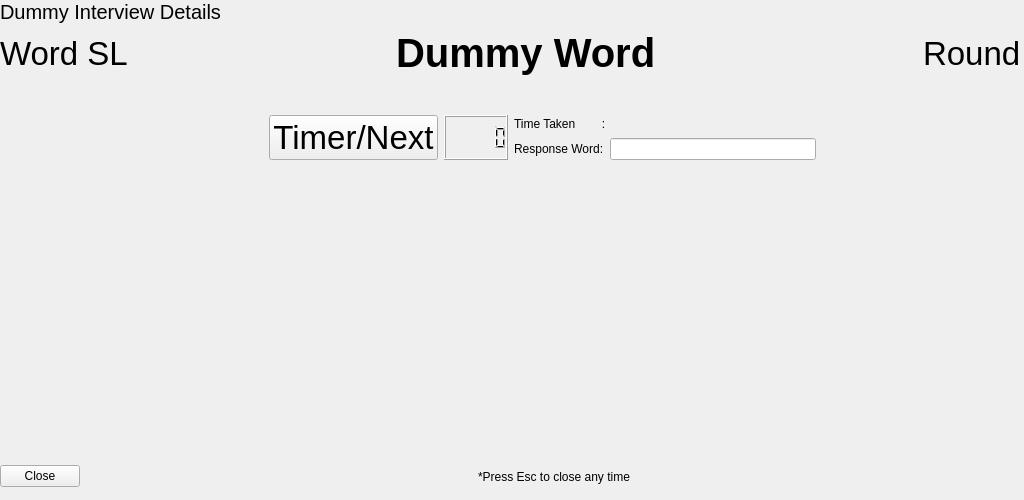
<?xml version="1.0" encoding="UTF-8"?>
<ui version="4.0">
 <class>Form</class>
 <widget class="QWidget" name="Form">
  <property name="geometry">
   <rect>
    <x>0</x>
    <y>0</y>
    <width>1024</width>
    <height>500</height>
   </rect>
  </property>
  <property name="sizePolicy">
   <sizepolicy hsizetype="Fixed" vsizetype="Fixed">
    <horstretch>0</horstretch>
    <verstretch>0</verstretch>
   </sizepolicy>
  </property>
  <property name="windowTitle">
   <string>Interview</string>
  </property>
  <widget class="QWidget" name="complexIndicatorsSelection" native="true">
   <property name="geometry">
    <rect>
     <x>0</x>
     <y>164</y>
     <width>1024</width>
     <height>271</height>
    </rect>
   </property>
  </widget>
  <widget class="QWidget" name="layoutWidget">
   <property name="geometry">
    <rect>
     <x>0</x>
     <y>0</y>
     <width>1021</width>
     <height>160</height>
    </rect>
   </property>
   <layout class="QVBoxLayout" name="verticalLayout_2">
    <item>
     <widget class="QLabel" name="interviewDetailsLabel">
      <property name="font">
       <font>
        <pointsize>15</pointsize>
       </font>
      </property>
      <property name="text">
       <string>Dummy Interview Details</string>
      </property>
     </widget>
    </item>
    <item>
     <layout class="QHBoxLayout" name="horizontalLayout_3">
      <item>
       <widget class="QLabel" name="wordSerialNumberLabel">
        <property name="font">
         <font>
          <pointsize>25</pointsize>
         </font>
        </property>
        <property name="text">
         <string>Word SL</string>
        </property>
       </widget>
      </item>
      <item>
       <spacer name="horizontalSpacer_2">
        <property name="orientation">
         <enum>Qt::Horizontal</enum>
        </property>
        <property name="sizeHint" stdset="0">
         <size>
          <width>40</width>
          <height>20</height>
         </size>
        </property>
       </spacer>
      </item>
      <item>
       <widget class="QLabel" name="testWordLabel">
        <property name="font">
         <font>
          <pointsize>30</pointsize>
          <weight>75</weight>
          <bold>true</bold>
         </font>
        </property>
        <property name="styleSheet">
         <string notr="true"/>
        </property>
        <property name="text">
         <string>Dummy Word</string>
        </property>
       </widget>
      </item>
      <item>
       <spacer name="horizontalSpacer">
        <property name="orientation">
         <enum>Qt::Horizontal</enum>
        </property>
        <property name="sizeHint" stdset="0">
         <size>
          <width>40</width>
          <height>20</height>
         </size>
        </property>
       </spacer>
      </item>
      <item>
       <widget class="QLabel" name="testRoundLabel">
        <property name="font">
         <font>
          <pointsize>25</pointsize>
         </font>
        </property>
        <property name="text">
         <string>Round</string>
        </property>
       </widget>
      </item>
     </layout>
    </item>
    <item>
     <spacer name="verticalSpacer">
      <property name="orientation">
       <enum>Qt::Vertical</enum>
      </property>
      <property name="sizeHint" stdset="0">
       <size>
        <width>20</width>
        <height>40</height>
       </size>
      </property>
     </spacer>
    </item>
    <item>
     <layout class="QHBoxLayout" name="horizontalLayout_4">
      <item>
       <layout class="QHBoxLayout" name="horizontalLayout_2">
        <item>
         <spacer name="horizontalSpacer_3">
          <property name="orientation">
           <enum>Qt::Horizontal</enum>
          </property>
          <property name="sizeHint" stdset="0">
           <size>
            <width>40</width>
            <height>20</height>
           </size>
          </property>
         </spacer>
        </item>
        <item>
         <widget class="QPushButton" name="interviewOperationalButton">
          <property name="font">
           <font>
            <pointsize>25</pointsize>
           </font>
          </property>
          <property name="text">
           <string>Timer/Next</string>
          </property>
         </widget>
        </item>
        <item>
         <widget class="QLCDNumber" name="timerLabel">
          <property name="font">
           <font>
            <pointsize>30</pointsize>
            <weight>75</weight>
            <bold>true</bold>
           </font>
          </property>
          <property name="smallDecimalPoint">
           <bool>false</bool>
          </property>
          <property name="value" stdset="0">
           <double>0.000000000000000</double>
          </property>
         </widget>
        </item>
       </layout>
      </item>
      <item>
       <layout class="QVBoxLayout" name="verticalLayout">
        <item>
         <widget class="QLabel" name="timeTakenLabel">
          <property name="text">
           <string>Time Taken        :</string>
          </property>
         </widget>
        </item>
        <item>
         <layout class="QHBoxLayout" name="horizontalLayout">
          <item>
           <widget class="QLabel" name="responseWrodLabel">
            <property name="text">
             <string>Response Word:</string>
            </property>
           </widget>
          </item>
          <item>
           <widget class="QLineEdit" name="lastResponseWord"/>
          </item>
          <item>
           <spacer name="horizontalSpacer_6">
            <property name="orientation">
             <enum>Qt::Horizontal</enum>
            </property>
            <property name="sizeHint" stdset="0">
             <size>
              <width>40</width>
              <height>20</height>
             </size>
            </property>
           </spacer>
          </item>
         </layout>
        </item>
       </layout>
      </item>
     </layout>
    </item>
   </layout>
  </widget>
  <widget class="QWidget" name="layoutWidget">
   <property name="geometry">
    <rect>
     <x>0</x>
     <y>456</y>
     <width>1021</width>
     <height>41</height>
    </rect>
   </property>
   <layout class="QHBoxLayout" name="horizontalLayout_5">
    <item>
     <widget class="QPushButton" name="closeWidgetButton">
      <property name="text">
       <string>Close</string>
      </property>
      <property name="shortcut">
       <string>Esc</string>
      </property>
     </widget>
    </item>
    <item>
     <spacer name="horizontalSpacer_4">
      <property name="orientation">
       <enum>Qt::Horizontal</enum>
      </property>
      <property name="sizeHint" stdset="0">
       <size>
        <width>40</width>
        <height>20</height>
       </size>
      </property>
     </spacer>
    </item>
    <item>
     <widget class="QLabel" name="infoLabel">
      <property name="text">
       <string>*Press Esc to close any time</string>
      </property>
     </widget>
    </item>
    <item>
     <spacer name="horizontalSpacer_5">
      <property name="orientation">
       <enum>Qt::Horizontal</enum>
      </property>
      <property name="sizeHint" stdset="0">
       <size>
        <width>40</width>
        <height>20</height>
       </size>
      </property>
     </spacer>
    </item>
   </layout>
  </widget>
 </widget>
 <resources/>
 <connections/>
</ui>
